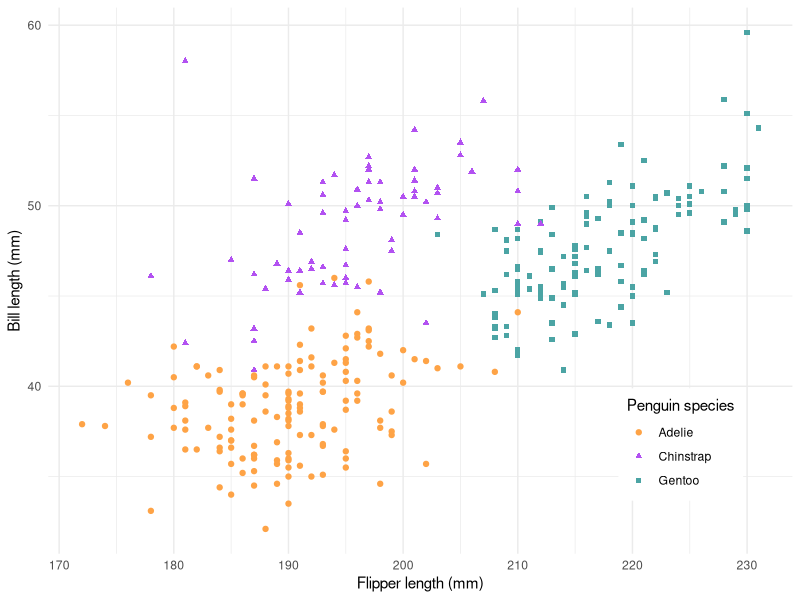

The R source for this figure:
# load pkgs ---
library(palmerpenguins)
library(tidyverse)


# filter penguins df for observations where body_mass_g >= 3000 & <= 4000 ----
body_mass_df <- penguins |> 
  filter(body_mass_g %in% c(3000:4000))

# add ggplot code here
ggplot(na.omit(penguins),
       aes(x = flipper_length_mm, y = bill_length_mm,
           color = species, shape = species)) + 
  geom_point() + 
  scale_color_manual(values = c("Adelie" = "#FEA346", "Chinstrap" = "#B251F1", "Gentoo" = "#4BA4A4")) +
  scale_shape_manual(values = c("Adelie" = 19, "Chinstrap" = 17, "Gentoo" = 15)) +
  labs(x = "Flipper length (mm)", y = "Bill length (mm)", 
       color = "Penguin species", shape = "Penguin species") + 
  theme_minimal() + 
  theme(legend.position = c(0.85, 0.2), 
        legend.background = element_rect(color = "white")) 